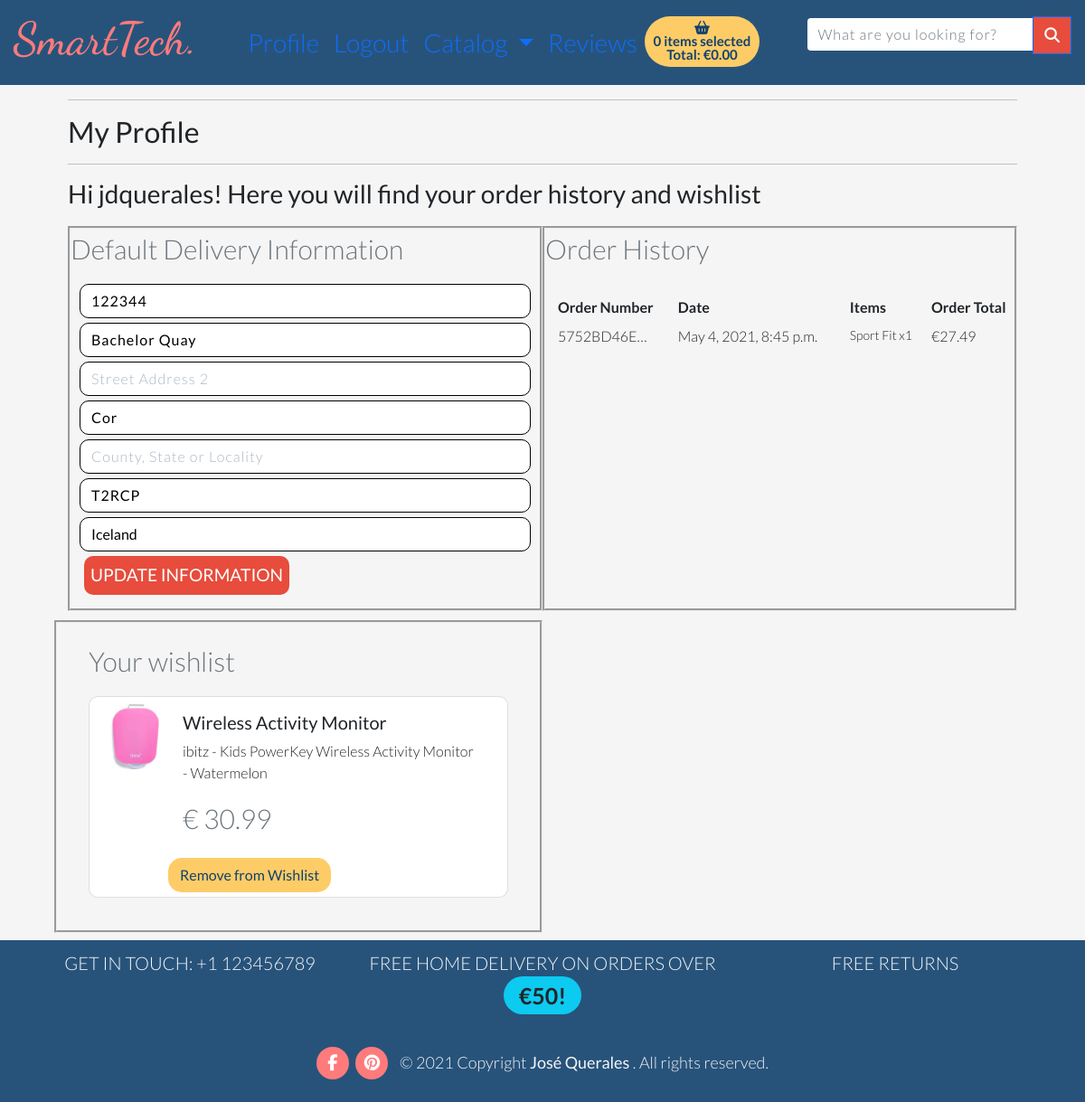
Page /profiles/ (signed in) on the committed database.
### profiles/models.py (models this page shows)
class UserProfile(models.Model):
    user = models.OneToOneField(User,primary_key=True, on_delete=models.CASCADE)
    default_phone_number = models.CharField(max_length=20, null=True, blank=True)
    default_street_address1 = models.CharField(max_length=80, null=True, blank=True)
    default_street_address2 = models.CharField(max_length=80, null=True, blank=True)
    default_town_or_city = models.CharField(max_length=40, null=True, blank=True)
    default_county = models.CharField(max_length=80, null=True, blank=True)
    default_postcode = models.CharField(max_length=20, null=True, blank=True)
    default_country = CountryField(blank_label='Country', null=True, blank=True)
    def __str__(self):
        return self.user.username

### checkout/models.py (models this page shows, shortened)
class Order(models.Model):
    order_number = models.CharField(max_length=32, null=False, editable=False)
    user_profile = models.ForeignKey(UserProfile, on_delete=models.SET_NULL,
                                 null=True, blank=True, related_name='orders')
    full_name = models.CharField(max_length=50, null=False, blank=False)
    email = models.EmailField(max_length=254, null=False, blank=False)
    phone_number = models.CharField(max_length=20, null=False, blank=False)
    country = CountryField(blank_label='Country *', null=False, blank=False)
    postcode = models.CharField(max_length=20, null=True, blank=True)
    town_or_city = models.CharField(max_length=40, null=False, blank=False)
    street_address1 = models.CharField(max_length=80, null=False, blank=False)
    street_address2 = models.CharField(max_length=80, null=True, blank=True)
    county = models.CharField(max_length=80, null=True, blank=True)
    date = models.DateTimeField(auto_now_add=True)
    delivery_cost = models.DecimalField(max_digits=6, decimal_places=2, null=False, default=0)
    order_total = models.DecimalField(max_digits=10, decimal_places=2, null=False, default=0)
    grand_total = models.DecimalField(max_digits=10, decimal_places=2, null=False, default=0)
    original_cart = models.TextField(null=False, blank=False, default='')
    stripe_pid = models.CharField(max_length=254, null=False, blank=False, default='')
    def __str__(self):
        return self.order_number

class OrderLineItem(models.Model):
    order = models.ForeignKey(Order, null=False, blank=False, on_delete=models.CASCADE, related_name='lineitems')
    product = models.ForeignKey(Product, null=False, blank=False, on_delete=models.CASCADE)
    quantity = models.IntegerField(null=False, blank=False, default=0)
    lineitem_total = models.DecimalField(max_digits=6, decimal_places=2, null=False, blank=False, default=0)

### products/models.py (models this page shows, shortened)
class Product(models.Model):
    class Meta:
        verbose_name_plural = 'Products'
    description = models.TextField()
    friendly_name = models.CharField(max_length=254)
    price = models.DecimalField(max_digits=6, decimal_places=2)
    category = models.ForeignKey('Category', null=True, blank=True, on_delete=models.SET_NULL)
    body_location= models.ForeignKey('Location', null=True, blank=True, on_delete=models.SET_NULL)
    brand = models.CharField(max_length=254, null=True, blank=True)
    origin = models.ForeignKey('Origin', null=True, blank=True, on_delete=models.SET_NULL)
    image = models.ImageField(null=True, blank=True)
    stock = models.BooleanField(null=False, blank=True, default=True)
    user_wishlist = models.ManyToManyField(User, related_name="user_wishlist", blank=True)
    def __str__(self):
        return self.friendly_name

### profiles/views.py (the view)
# urls.py: path('', views.profile, name='profile'),
def profile(request):
    template = 'profiles/profile.html'
    if request.user.is_authenticated:
        profile = get_object_or_404(UserProfile, user=request.user)
        if request.method == 'POST':
            form = UserProfileForm(request.POST, instance=profile)
            if form.is_valid():
                form.save()
                messages.success(request, 'Profile updated successfully')
        form = UserProfileForm(instance=profile)
        orders = profile.orders.all()
        wishlist = Product.objects.filter(user_wishlist=request.user)
        print(wishlist)
        print(orders)
        context = {
            'profile': profile,
            'form': form,
            'wishlist': wishlist,
            'orders': orders}
        return render(request, template, context)
    else:
        return redirect(reverse('home'))

### profiles/forms.py
class UserProfileForm(forms.ModelForm):
    class Meta:
        model = UserProfile
        exclude = ('user',)
    def __init__(self, *args, **kwargs):
        super().__init__(*args, **kwargs)
        placeholders = {
            'default_phone_number': 'Phone Number',
            'default_postcode': 'Postal Code',
            'default_town_or_city': 'Town or City',
            'default_street_address1': 'Street Address 1',
            'default_street_address2': 'Street Address 2',
            'default_county': 'County, State or Locality',
        }
        self.fields['default_phone_number'].widget.attrs['autofocus'] = True
        for field in self.fields:
            if field != 'default_country':
                if self.fields[field].required:
                    placeholder = f'{placeholders[field]} *'
                else:
                    placeholder = placeholders[field]
                self.fields[field].widget.attrs['placeholder'] = placeholder
            self.fields[field].widget.attrs['class'] = 'border-black rounded-0 profile-form-input'
            self.fields[field].label = False

### profiles/templates/profiles/profile.html (shortened to what this page needs)
{% extends "base.html" %} {% load static %} {% block content %}
<div class="overlay"></div>
<div class="container mb-2" id="shopping-cart">
  <div class="row">
    <div class="col">
      <hr />
      <h2 mb-4>My Profile</h2>
      <hr />
    </div>
  </div>
  <div class="row">
    <div class="col">
      <h3 mb-4>
        Hi {{ profile }}! Here you will find your order history and wishlist
      </h3>
    </div>
  </div>
  <div class="row profile">
    <div class="col-12 col-lg-6 profile-div">
      <p class="text-muted">Default Delivery Information</p>
      <form
        class="mt-3 profile-column"
        action="{% url 'profile' %}"
        method="POST"
        id="profile-update-form"
      >
        {% csrf_token %} {{form|crispy}}
        <button class="btn btn-black rounded-0 text-uppercase float-right">
          Update Information
        </button>
      </form>
    </div>
    <div class="col-12 col-lg-6 profile-div">
      <p class="text-muted">Order History</p>
      <div class="order-history table-responsive">
        <table class="table table-sm table-borderless profile-column">
          <thead>
            <tr>
              <th>Order Number</th>
              <th>Date</th>
              <th>Items</th>
              <th>Order Total</th>
            </tr>
          </thead>
          <tbody>
            {% for order in orders %}
            <tr>
              <td>
                  {{ order.order_number|truncatechars:10 }}
              </td>
              <td>{{ order.date }}</td>
              <td>
                <ul class="list-unstyled">
                  {% for item in order.lineitems.all %}
                  <li class="small">
                    {{ item.product.friendly_name }} x{{ item.quantity }}
                  </li>
                  {% endfor %}
                </ul>
              </td>
              <td>€{{ order.grand_total }}</td>
            </tr>
            {% endfor %}
          </tbody>
        </table>
      </div>
    </div>
  </div>
  <div class="row profile profile-div">
    <div class="col wishlist-column">
    <p class="text-muted">Your wishlist</p>
      {% if wishlist %} {% for product in wishlist %}
      <div class="card card-wishlist mb-3 rounded-0">
        <div class="row g-0">
          <div class="col-md-2 lg-4">
            {% if product.image %}
            <a href="{% url 'product_detail' product.id %}">
                <img
                class="img-fluid d-block p-2"
                width="135px"
                src="{{ product.image.url }}"
                alt="{{ product.friendly_name }}"
              />
              </a>
            {% endif %}
          </div>
          <div class="col-md-10">
            <div class="card-body">
              <h5 class="card-title">{{product.friendly_name}}</h5>
              <p class="card-text">{{product.description}}</p>
              <p class="card-text">
                <small class="text-muted">€ {{product.price}}</small>
              </p>
            </div>
            <a
            type="button"
            class="btn btn-yellow-wishlist text-center"
            href="{% url 'add_to_wishlist' product.id %}"
            >Remove from Wishlist</a
          >
          </div>
        </div>
      </div>
      {% endfor %} {% else %}
      <p class="card-text">No products have been added to your wishlist yet</p>
      {% endif %}
    </div>
  </div>
</div>
{% endblock %}

### static/css/base.css (style rules this page uses)
html { scroll-behavior: smooth; height: 100%; }
body { margin: 0; padding: 0; font-size: 16px; background: url("/media/home.jpeg") no-repeat center center fixed; background-size: cover; font-family: "Lato", sans-serif; font-weight: 300; }
a { color: #fff; font-weight: 300; font-size: 18px; }
.btn { background-color: #e74c3c; color: white; border-radius: 10px; font-size: 1.2rem; margin: 0px 0px 0px 0px; }
.text-center { text-align: center; margin-top: 10px; margin-bottom: 10px; }
.overlay { height: 100%; width: 100%; top: 0; left: 0; position: fixed; background: whitesmoke; z-index: -1; }
.row { margin: 0px 0px 0px 0px; --bs-gutter-x: 0; --bs-gutter-y: 0; padding: 0px 15px 0px 15px; }
.card { min-height: 550px; width: 100%; min-width: 100%; align-items: center; }
.card-wishlist { min-height: 0px !important; width: 50%; }
.col { margin: 0px 0px 0px 0px; }
::placeholder { color: #bdbdbd; opacity: 1; font-weight: 300; }
input, textarea { padding: 10px 12px 10px 12px; border: 1px solid lightgrey; border-radius: 2px; margin-bottom: 5px; margin-top: 2px; width: 100%; box-sizing: border-box; color: #2c3e50; font-size: 14px; letter-spacing: 1px; }
.btn-yellow-wishlist { background-color: #fecc67; color: #11426e; border-radius: 15px; margin: 5px 0px 5px 0px; font-size: 16px; }
.container { padding-left: 0px; padding-right: 0px; max-width: 100%; }
.border-black { border: 1px solid black !important; }
#shopping-cart { width: 90%; }
select, select option { color: #000000; }
.order-history { max-height: 416px; overflow-y: auto; }
#profile-update-form .form-control { color: #000; }
#profile-update-form input::placeholder { color: #aab7c4; }
#id_default_country, #id_default_country option:not(:first-child) { color: #000; }
.btn.btn-outline-black.rounded-0, .btn.btn-black.rounded-0 { padding: 0.375rem 0.375rem; margin: 5px 5px 5px 5px !important; }
.rounded-0 { border-radius: 10px !important; }
.text-muted { font-size: 30px; }
.profile-column { margin: 10px 10px 10px 10px; }
@media screen and (min-width: 991px) { .profile-div { width: 50%; } }
.wishlist-column { margin: 20px 20px 20px 20px; }
.profile { margin-top: 10px; }
.profile-div { border-style: groove; }

### rows in the picture
UserProfile: user_id.username "jdquerales", default_phone_number "122344", default_street_address1 "Bachelor Quay", default_town_or_city "Cor", default_postcode "T2RCP", default_country "Iceland"
Order: order_number "5752BD46E…", date "May 4, 2021, 8:45 p.m.", grand_total "27.49"
OrderLineItem: product.friendly_name "Sport Fit", quantity "1"
Product: image (picture), friendly_name "Wireless Activity Monitor", description "ibitz - Kids PowerKey Wireless Activity Monitor - Watermelon", price "30.99"

### other values in the picture
{{ free_delivery_threshold }} "50"
